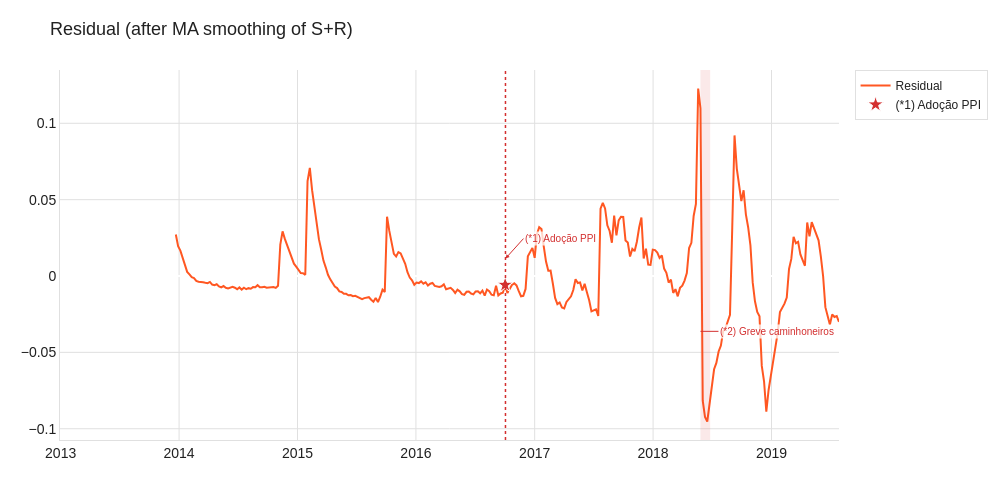

The code cell stored with this chart in its notebook:
### Markdown cell above
### 2.2 Seasonality

### Code cell
train_scaled_smooth = train_scaled_sr_es.rolling(window=period).mean()
train_scaled_residual = train_scaled_sr_es - train_scaled_smooth

plot_series(
    (train_scaled_residual, "Residual", PPT_COLORS["residual"]),
    title="Residual (after MA smoothing of S+R)",
    save_name="07_residual_ma",
)

### Figure 1 — Plotly figure (JSON) as saved in the notebook; plotly's stock layout.template omitted (floating-point values rounded to 4 significant figures; data arrays with more than 128 entries replaced by an {"elided": "..."} marker saying what was removed)
{"data": [{"line": {"color": "#FF5722", "width": 2}, "mode": "lines", "name": "Residual", "type": "scatter", "x": {"elided": "344 str values"}, "y": {"elided": "344 float values"}}, {"hoverinfo": "text", "hovertext": "Out/2016 — Petrobras adota PPI (Preço de Paridade de Importação): preços passam a seguir Brent + câmbio", "marker": {"color": "#D32F2F", "line": {"color": "white", "width": 1}, "size": 12, "symbol": "star"}, "mode": "markers", "name": "(*1) Adoção PPI", "showlegend": true, "type": "scatter", "x": ["2016-10-02T00:00:00"], "y": [-0.005799]}], "layout": {"annotations": [{"arrowcolor": "#D32F2F", "arrowhead": 2, "arrowsize": 0.8, "arrowwidth": 1, "ax": 18, "ay": -20, "bgcolor": "rgba(255,255,255,0.75)", "font": {"color": "#D32F2F", "size": 10}, "hovertext": "Out/2016 — Petrobras adota PPI (Preço de Paridade de Importação): preços passam a seguir Brent + câmbio", "showarrow": true, "text": "(*1) Adoção PPI", "x": "2016-10-03T00:00:00", "xanchor": "left", "xref": "x", "y": 0.4903, "yref": "paper"}, {"arrowcolor": "#D32F2F", "arrowhead": 0, "arrowwidth": 1, "ax": 18, "ay": 0, "bgcolor": "rgba(255,255,255,0.75)", "font": {"color": "#D32F2F", "size": 10}, "hovertext": "27/05–26/06/2018 — Greve dos caminhoneiros: vendas de diesel reduziram ~30%", "showarrow": true, "text": "(*2) Greve caminhoneiros", "x": "2018-05-27T00:00:00", "xanchor": "left", "xref": "x", "y": 0.2937, "yref": "paper"}], "font": {"color": "#212121", "family": "Arial", "size": 14}, "height": 500, "legend": {"bgcolor": "rgba(255,255,255,0.9)", "bordercolor": "#E0E0E0", "borderwidth": 1, "font": {"size": 12}}, "margin": {"b": 60, "l": 60, "r": 40, "t": 70}, "paper_bgcolor": "#FFFFFF", "plot_bgcolor": "#FFFFFF", "shapes": [{"line": {"color": "#D32F2F", "dash": "dot", "width": 1.5}, "type": "line", "x0": "2016-10-03T00:00:00", "x1": "2016-10-03T00:00:00", "xref": "x", "y0": 0, "y1": 1, "yref": "paper"}, {"fillcolor": "rgba(211,47,47,0.10)", "line": {"width": 0}, "type": "rect", "x0": "2018-05-27T00:00:00", "x1": "2018-06-26T00:00:00", "xref": "x", "y0": 0, "y1": 1, "yref": "paper"}], "title": {"font": {"color": "#212121", "size": 18}, "text": "Residual (after MA smoothing of S+R)"}, "width": 1000, "xaxis": {"gridcolor": "#E0E0E0", "linecolor": "#E0E0E0", "showgrid": true}, "yaxis": {"gridcolor": "#E0E0E0", "linecolor": "#E0E0E0", "showgrid": true}}}
